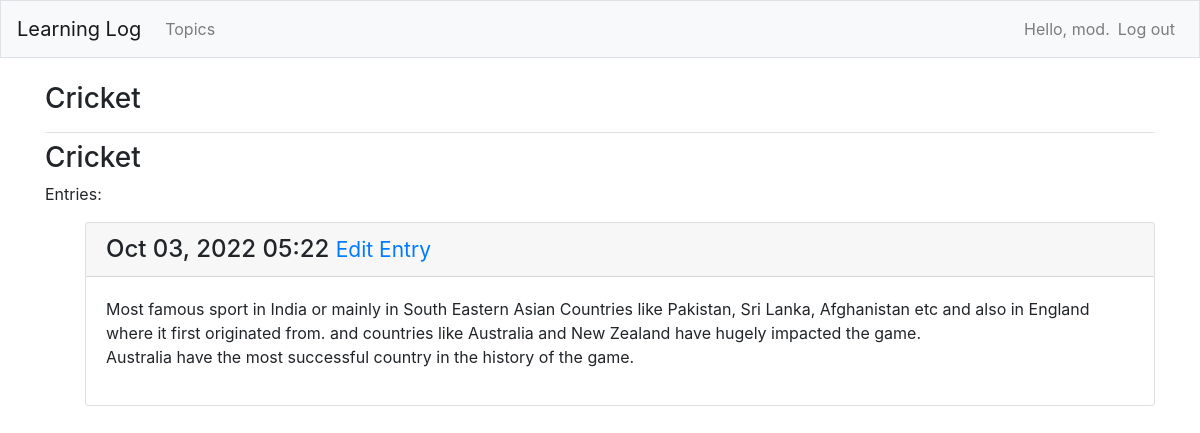
The page /topics/2/ (signed in) on the database its author committed.
### learning_logs/models.py (models this page shows, shortened)
class Topic(models.Model):
    text = models.CharField(max_length=200)
    date_added = models.DateTimeField(auto_now_add=True)
    owner = models.ForeignKey(User, on_delete=models.CASCADE)
    def __str__(self):
        return self.text

class Entry(models.Model):
    topic = models.ForeignKey(Topic, on_delete=models.CASCADE)
    text = models.TextField()
    date_added = models.DateTimeField(auto_now_add=True)
    class Meta:
        verbose_name_plural = 'entries'

### learning_logs/views.py (the view)
# urls.py: path('topics/<int:topic_id>/',views.topic, name='topic'),	# Individual Topic Page
@login_required
def topic(request,topic_id):
	topic= Topic.objects.get(id=topic_id)
	if topic.owner != request.user:
		raise Http404
	entries= topic.entry_set.order_by('-date_added')
	context= {'topic':topic, 'entries':entries}
	return render(request, 'learning_logs/topic.html',context)

### learning_logs/templates/learning_logs/topic.html
{% extends "learning_logs/base.html" %}
{% block content %}
{% block page_header %}
	<h3>{{topic}}</h3>
{% endblock page_header %}
<p> Entries:</p>
<ul>
	{% for entry in entries %}
	<div class="card mb-3">
		<h4 class="card-header">
			{{entry.date_added|date:'M d, Y H:i' }}
			<small>	<a href="{% url 'learning_logs:edit_entry' entry.id%}">Edit Entry</a></small>
		</h4>
		<div class="card-body">
			{{entry.text|linebreaks}}
		</div>
	</div>
{% empty %}
	<p> There are not entries for this topic yet </p>
{% endfor %}
{% endblock content %}

### learning_logs/templates/learning_logs/base.html (shortened to what this page needs)
{% load bootstrap4 %}
<!doctype html>
<html lang="en">
<head>
    {% bootstrap_css %}
</head>
<body>
    <nav class="navbar navbar-expand-md navbar-light bg-light mb-4 border">
        <a class="navbar-brand" href="{% url 'learning_logs:index' %}"> Learning Log </a>
        <div class="collapse navbar-collapse" id="navbarCollapse">
            <ul class="navbar-nav mr-auto">
                <li class="nav-item">
                    <a class="nav-link" href="{% url 'learning_logs:topics' %}">
                    Topics </a></li>
                </ul>
            <ul class="navbar-nav ml-auto">
                {% if user.is_authenticated %}
                <li class="nav-item">
                    <span class="navbar-text">Hello, {{user.username}}.</span>
                </li>
                <li class="nav-item">
                    <a class="nav-link" href="{% url 'users:logout' %}">Log out </a>
                </li>
                {% endif %}
            </ul>
        </div>
    </nav>
    <main role="main" class="container">
        <div class="pb-2 mb-2 border-bottom">
            {% block page_header %}{% endblock page_header %}
        </div>
        <div >
            {% block content %}{% endblock content %}
        </div>
    </main>
</body>

### rows shown on the page
Topic: text "Cricket Cricket"
Entry: date_added "Oct 03, 2022 05:22", text "Most famous sport in India or mainly in South Eastern Asian Countries like Pakistan, Sri Lanka, Afghanistan etc and also in England where it first originated from. and countries like Australia and New Zealand have hugely impacted the game. Australia have the most successful country in the history of the game."

### other values the page prints
{{ user.username }} "mod"
